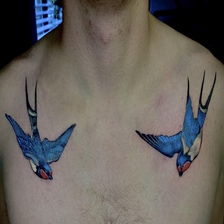
#> input picture dataset_collection/data/balanced/real_tattoo/tatvton_00068.png, 224 x 224 px
$ python audit_dataset.py
#> lines starting #> are read from the running program, lines starting #| are printed output that depends on the picture
#!/usr/bin/env python3
"""Audit the real_tattoo dataset for quality and skin tone coverage."""

from pathlib import Path
from collections import Counter
import numpy as np
from PIL import Image

DATA_DIR = Path(__file__).parent / "data" / "real_tattoo"


def estimate_skin_tone(img: Image.Image) -> str:
    """Estimate Fitzpatrick type from border pixel brightness."""
    arr = np.array(img)
    h, w = arr.shape[:2]
    bw = max(h // 6, 10)

    borders = np.concatenate([
        arr[:bw, :, :].reshape(-1, 3),
        arr[-bw:, :, :].reshape(-1, 3),
        arr[:, :bw, :].reshape(-1, 3),
        arr[:, -bw:, :].reshape(-1, 3),
    ], axis=0)

    brightness = borders.mean(axis=1)
    mask = (brightness > 40) & (brightness < 240)
    if mask.sum() < 50:
        return "unknown"

    avg = borders[mask].mean()
    if avg > 190: return "I-II"
    elif avg > 155: return "III"
    elif avg > 120: return "IV"
    elif avg > 85: return "V"
    else: return "VI"


def detect_bad_image(img: Image.Image, filename: str) -> str | None:
    """Detect images that aren't real tattoo photos."""
    arr = np.array(img).astype(float)

    # Check for 3D renders / game screenshots: often have very uniform color gradients
    # and high saturation in unnatural ways
    r, g, b = arr[:,:,0], arr[:,:,1], arr[:,:,2]

    # Check for very high color variance (digital art / renders tend to have broader color range)
    color_std = np.std([r.std(), g.std(), b.std()])

    # Check if image has large uniform regions (typical of mockups, renders)
    # Use a simple edge detection approach
    gray = arr.mean(axis=2)
    dx = np.abs(np.diff(gray, axis=1))
    dy = np.abs(np.diff(gray, axis=0))
    edge_density = (dx.mean() + dy.mean()) / 2

    # Very low edge density = probably a flat graphic or solid background
    if edge_density < 5:
        return "flat_graphic"

    # Check for split images (mockups showing before/after side by side)
    left_half = gray[:, :gray.shape[1]//2]
    right_half = gray[:, gray.shape[1]//2:]
    halves_diff = abs(left_half.mean() - right_half.mean())
    if halves_diff > 50:
        return "split_comparison"

    # Check for very high blue/green saturation (common in game renders)
    if b.mean() > 140 and b.mean() > r.mean() * 1.3:
        return "possible_render"

    return None


def main():
    files = sorted(DATA_DIR.glob("tatvton_*.png"))
    print(f"Analyzing {len(files)} images...\n")

    skin_tones = Counter()
    bad_images = []
    brightness_values = []

    for f in files:
        img = Image.open(f).convert("RGB")
#> img is the input picture: PIL image 224x224 RGB; mean R, G, B 104.6, 99.7, 94.7
        tone = estimate_skin_tone(img)
#> in estimate_skin_tone, `avg = borders[mask].mean()`: avg = 106.8
#> tone = 'V'
        skin_tones[tone] += 1

        issue = detect_bad_image(img, f.name)
#> in detect_bad_image, `r, g, b = arr[:,:,0], arr[:,:,1], arr[:,:,2]`:
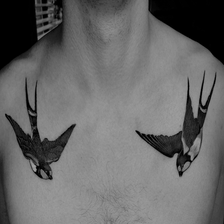
#> r: shape (224, 224) float64; min 0, max 159, mean 104.6
#> in detect_bad_image, `r, g, b = arr[:,:,0], arr[:,:,1], arr[:,:,2]`:
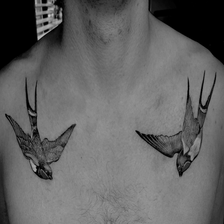
#> g: shape (224, 224) float64; min 0, max 207, mean 99.7
#> in detect_bad_image, `r, g, b = arr[:,:,0], arr[:,:,1], arr[:,:,2]`:
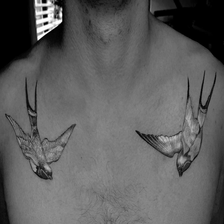
#> b: shape (224, 224) float64; min 0, max 255, mean 94.7
#> in detect_bad_image, `color_std = np.std([r.std(), g.std(), b.std()])`: color_std = 2.67
#> in detect_bad_image, `dx = np.abs(np.diff(gray, axis=1))`:
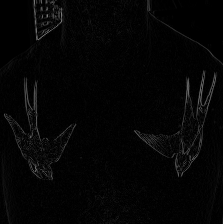
#> dx: shape (224, 223) float64; min 0, max 127, mean 5.2
#> in detect_bad_image, `dy = np.abs(np.diff(gray, axis=0))`:
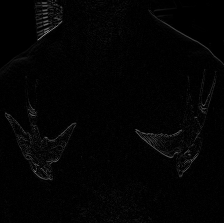
#> dy: shape (223, 224) float64; min 0, max 140, mean 3.9
#> in detect_bad_image, `edge_density = (dx.mean() + dy.mean()) / 2`: edge_density = 4.57
#> issue = 'flat_graphic'
        if issue:
            bad_images.append((f.name, issue))

        arr = np.array(img)
        brightness_values.append(arr.mean())

    total = len(files)

    # Skin tone report
    print("=" * 60)
    print("SKIN TONE DISTRIBUTION (Fitzpatrick estimate)")
    print("=" * 60)
    labels = {
        "I-II": "Very light / Light     ",
        "III":  "Medium light           ",
        "IV":   "Medium (olive/tan)     ",
        "V":    "Medium dark / Brown    ",
        "VI":   "Dark / Very dark       ",
        "unknown": "Unknown / Ambiguous ",
    }
    for tone in ["I-II", "III", "IV", "V", "VI", "unknown"]:
        count = skin_tones.get(tone, 0)
        pct = (count / total * 100) if total > 0 else 0
        bar = "█" * int(pct / 2)
        print(f"  {labels[tone]}: {count:4d} ({pct:5.1f}%) {bar}")
#> this loop made 6 passes
#> (count, pct) on passes 1 to 6: (0, 0), (0, 0), (0, 0), (1, 100), (0, 0), (0, 0)
#|   Very light / Light     :    0 (  0.0%)
#|   Medium light           :    0 (  0.0%)
#|   Medium (olive/tan)     :    0 (  0.0%)
#|   Medium dark / Brown    :    1 (100.0%) ██████████████████████████████████████████████████
#|   Dark / Very dark       :    0 (  0.0%)
#|   Unknown / Ambiguous :    0 (  0.0%)

    light = skin_tones.get("I-II", 0) + skin_tones.get("III", 0)
#> light = 0
    medium = skin_tones.get("IV", 0)
#> medium = 0
    dark = skin_tones.get("V", 0) + skin_tones.get("VI", 0)
#> dark = 1
    unknown = skin_tones.get("unknown", 0)
#> unknown = 0

    print(f"\n  Light (I-III):  {light:4d} ({light/total*100:.1f}%)")
#|   Light (I-III):     0 (0.0%)
    print(f"  Medium (IV):    {medium:4d} ({medium/total*100:.1f}%)")
#|   Medium (IV):       0 (0.0%)
    print(f"  Dark (V-VI):    {dark:4d} ({dark/total*100:.1f}%)")
#|   Dark (V-VI):       1 (100.0%)
    print(f"  Unknown:        {unknown:4d} ({unknown/total*100:.1f}%)")
#|   Unknown:           0 (0.0%)

    # Quality issues
    print(f"\n{'='*60}")
    print(f"QUALITY ISSUES ({len(bad_images)} flagged)")
#| QUALITY ISSUES (1 flagged)
    print("=" * 60)
    if bad_images:
        issue_counts = Counter(issue for _, issue in bad_images)
#> issue_counts = {'flat_graphic': 1}
        for issue, count in issue_counts.most_common():
            print(f"  {issue}: {count} images")
#> this loop made 1 pass
#> (issue, count) on pass 1: ('flat_graphic', 1)
#|   flat_graphic: 1 images
        print(f"\n  Flagged files:")
        for fname, issue in bad_images[:20]:
            print(f"    {fname} -> {issue}")
#> this loop made 1 pass
#> (fname, issue) on pass 1: ('tatvton_00068.png', 'flat_graphic')
#|     tatvton_00068.png -> flat_graphic
        if len(bad_images) > 20:
            print(f"    ... and {len(bad_images) - 20} more")
    else:
        print("  No obvious issues detected (manual review still recommended)")

    # Overall assessment
    print(f"\n{'='*60}")
    print("COVERAGE ASSESSMENT FOR USE CASE")
    print("=" * 60)

    print(f"\n  Category: real_tattoo")
    print(f"  Total images: {total}")
    print(f"  Quality: {'GOOD' if len(bad_images) < total * 0.1 else 'NEEDS CLEANING'} ({len(bad_images)} flagged for review)")
#|   Quality: NEEDS CLEANING (1 flagged for review)

    issues = []
    if dark / max(total, 1) < 0.15:
        issues.append(f"UNDERREPRESENTED: Dark skin tones only {dark/total*100:.1f}% (target >=20%)")
    if medium / max(total, 1) < 0.15:
        issues.append(f"UNDERREPRESENTED: Medium skin tones only {medium/total*100:.1f}% (target >=20%)")
    if light / max(total, 1) > 0.6:
        issues.append(f"OVERREPRESENTED: Light skin tones at {light/total*100:.1f}% (target <=40%)")

    if issues:
        print(f"\n  BIAS WARNINGS:")
        for issue in issues:
            print(f"    ⚠ {issue}")
#> this loop made 1 pass
#|     ⚠ UNDERREPRESENTED: Medium skin tones only 0.0% (target >=20%)
    else:
        print(f"\n  ✓ Skin tone distribution looks balanced")

    sticker_dir = DATA_DIR.parent / "sticker_tattoo"
    pen_dir = DATA_DIR.parent / "pen_drawn"
    sticker_count = len(list(sticker_dir.glob("*.png"))) if sticker_dir.exists() else 0
    pen_count = len(list(pen_dir.glob("*.png"))) if pen_dir.exists() else 0

    print(f"\n  MISSING DATA:")
    print(f"    sticker_tattoo: {sticker_count} images {'(EMPTY - MUST COLLECT)' if sticker_count == 0 else ''}")
    print(f"    pen_drawn:      {pen_count} images {'(EMPTY - MUST COLLECT)' if pen_count == 0 else ''}")

    print(f"\n  RECOMMENDATIONS:")
    print(f"    1. Remove {len(bad_images)} flagged images (renders, mockups)")
#|     1. Remove 1 flagged images (renders, mockups)
    if dark / max(total, 1) < 0.15:
        print(f"    2. Add ~{max(100, int(total*0.2) - dark)} more dark skin tone tattoo images")
    print(f"    3. Collect sticker/temporary tattoo images (Pexels API or manual photos)")
    print(f"    4. Collect pen/marker drawn images (Pexels API or manual photos)")
    print(f"    5. Use Lambda GPU (key saved) for training when dataset is complete")


if __name__ == "__main__":
    main()
